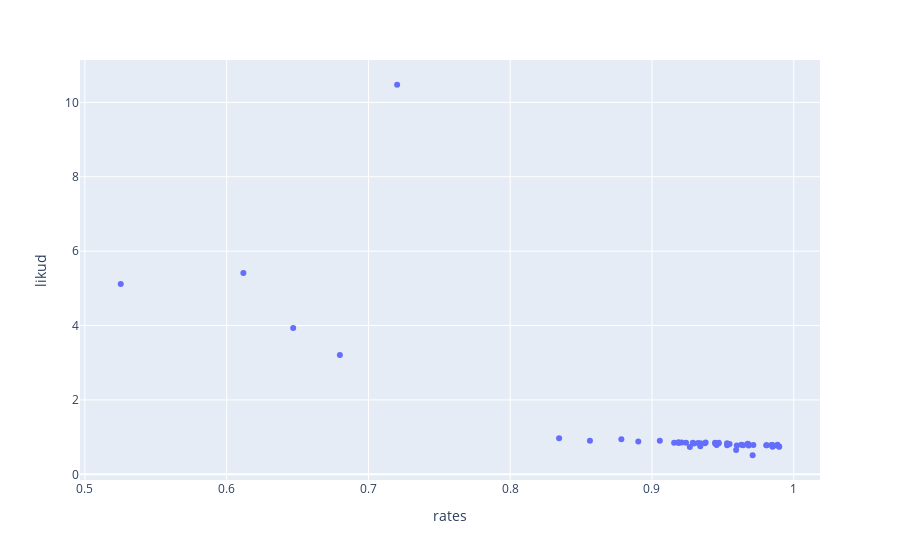

Notebook cell for this chart:
### Code cell
rate3 = df3["מצביעים"] / df3["בזב"]
rate2 = df2["מצביעים"] / df2["בזב"]
lik3 = df3["מחל"] / rate3
lik2 = df2["מחל"] / rate2
odf = pd.DataFrame({
    "rates": rate3 / rate2,
    "likud": lik3 / lik2
})
odf.sort_values(by="rates", ascending=True)[:100]
odf.plot.scatter(x="rates", y="likud")

### Figure 1 — Plotly figure (JSON) as saved in the notebook; plotly's stock layout.template omitted (floating-point values rounded to 4 significant figures)
{"data": [{"hovertemplate": "rates=%{x}<br>likud=%{y}<extra></extra>", "legendgroup": "", "marker": {"color": "#636efa", "symbol": "circle"}, "mode": "markers", "name": "", "orientation": "v", "showlegend": false, "type": "scatter", "x": [0.5253, 0.921, 0.9325, 0.9241, 0.9156, 0.9267, 0.9594, 0.9296, 0.9895, 0.9056, 0.9847, 0.9845, 0.9374, 0.9548, 0.9456, 0.9187, 0.6118, 0.9471, 0.9341, 0.9681, 0.953, 0.8562, 0.971, 0.985, 0.9456, 0.9445, 0.8903, 0.9806, 0.6469, 0.9447, 0.8345, 0.9379, 0.968, 0.9598, 0.9859, 0.9342, 0.953, 0.9188, 0.9288, 0.9471, 0.9675, 0.9631, 0.7202, 0.9643, 0.8784, 0.981, 0.9885, 0.9898, 0.6798, 0.9715], "xaxis": "x", "y": [5.116, 0.8557, 0.8431, 0.8458, 0.8466, 0.7354, 0.6571, 0.8311, 0.7478, 0.8996, 0.7888, 0.7898, 0.8372, 0.814, 0.8047, 0.86, 5.411, 0.8473, 0.7555, 0.7723, 0.7843, 0.9059, 0.513, 0.7432, 0.7895, 0.8489, 0.8808, 0.7849, 3.931, 0.8247, 0.9706, 0.8532, 0.8117, 0.7739, 0.7677, 0.8384, 0.8375, 0.8429, 0.848, 0.8368, 0.8222, 0.7932, 10.47, 0.7832, 0.9419, 0.7796, 0.7953, 0.7416, 3.209, 0.7861], "yaxis": "y"}], "layout": {"legend": {"tracegroupgap": 0}, "margin": {"t": 60}, "xaxis": {"anchor": "y", "domain": [0, 1], "title": {"text": "rates"}}, "yaxis": {"anchor": "x", "domain": [0, 1], "title": {"text": "likud"}}}}
